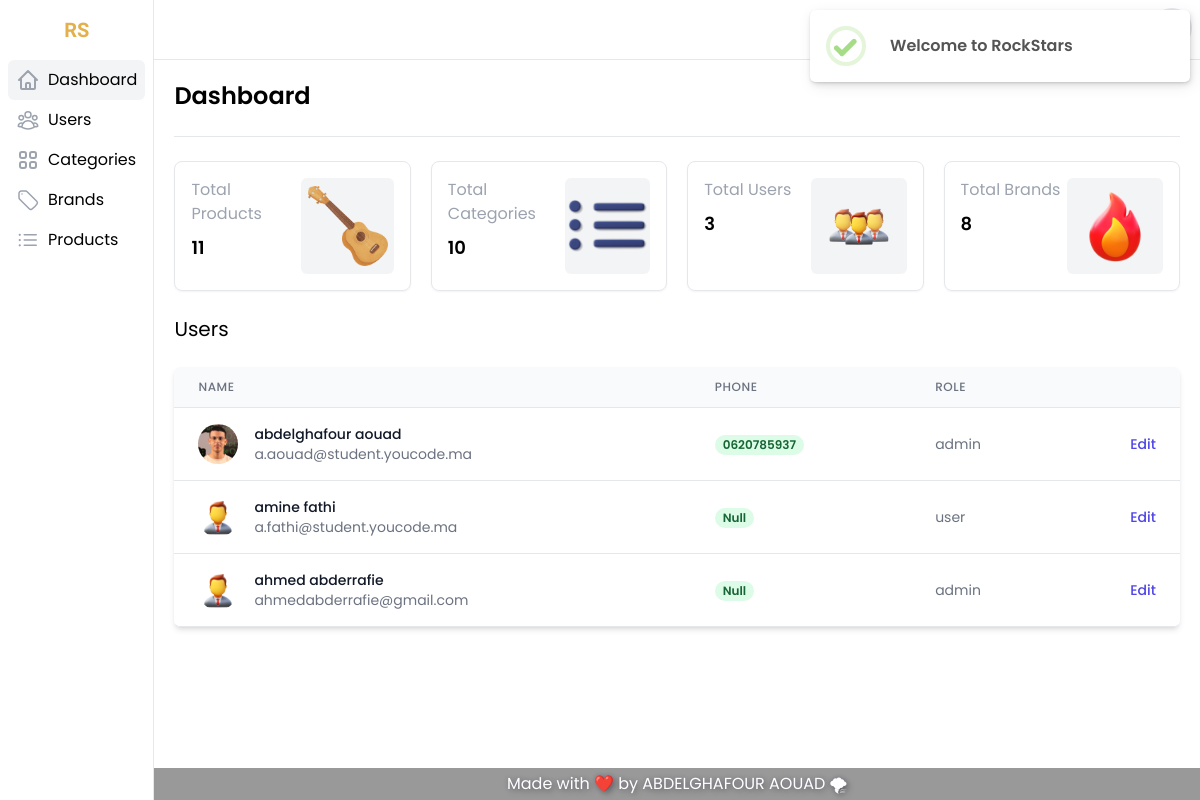
Page /code/dashboard.php (signed in) on the committed database.
### tables this page shows
CREATE TABLE IF NOT EXISTS `users` (
  `id` int NOT NULL AUTO_INCREMENT,
  `first_name` varchar(255) NOT NULL,
  `last_name` varchar(255) NOT NULL,
  `email` varchar(255) NOT NULL,
  `password` varchar(255) NOT NULL,
  `phone` varchar(20) DEFAULT NULL,
  `role_id` int NOT NULL DEFAULT '1',
  `created_at` timestamp NOT NULL DEFAULT CURRENT_TIMESTAMP,
  `updated_at` timestamp NOT NULL DEFAULT CURRENT_TIMESTAMP,
  `updated_by` int DEFAULT NULL,
  `picture` text,
  PRIMARY KEY (`id`)
);

CREATE TABLE IF NOT EXISTS `roles` (
  `id` int NOT NULL AUTO_INCREMENT,
  `name` varchar(20) NOT NULL,
  `description` text NOT NULL,
  PRIMARY KEY (`id`)
);

### code/scripts.php (called while the page is built, shortened)
<?php
include_once 'connection.php';
function getAllUsers()
{
      global $conn;
      $sql = "SELECT users.id, users.first_name, users.last_name, users.email, users.picture , users.phone,
      roles.name as role FROM users inner join roles on roles.id=users.role_id";
      $res = mysqli_query($conn, $sql);
      return $res;
}
function countProducts()
{
      global $conn;
      $sql = "SELECT count(id) FROM products ";
      $res = mysqli_fetch_assoc(mysqli_query($conn, $sql))['count(id)'];
      return $res;
}
function countBrands()
{
      global $conn;
      $sql = "SELECT count(id) FROM brands ";
      $res = mysqli_fetch_assoc(mysqli_query($conn, $sql))['count(id)'];
      return $res;
}
function countCategories()
{
      global $conn;
      $sql = "SELECT count(id) FROM categories ";
      $res = mysqli_fetch_assoc(mysqli_query($conn, $sql))['count(id)'];
      return $res;
}
function countUsers()
{
      global $conn;
      $sql = "SELECT count(id) FROM users ";
      $res = mysqli_fetch_assoc(mysqli_query($conn, $sql))['count(id)'];
      return $res;
}

### code/dashboard.php (the view, shortened to what this page needs)
<?php
require_once 'scripts.php';
$users = getAllUsers();
$countProducts = countProducts();
$countUsers = countUsers();
$countCategories = countCategories();
$countBrands = countBrands();
?>
<!DOCTYPE html>
<html lang="en">
<head>
  <link rel="stylesheet" href="assets/css/main.css" />
</head>
<body class="font-Poppins">
  <div class="flex h-screen overflow-y-hidden bg-white">
    <aside class="inset-y-0 z-10 flex flex-col flex-shrink-0 w-fit max-h-screen overflow-hidden transition-all transform bg-white border-r shadow-lg lg:z-auto lg:static lg:shadow-none">
      <div class="flex items-center justify-center flex-shrink-0 p-2">
        <a href="index.php" class="pt-2">
          <div class="font-RockStars font-semibold text-sm ms:text-xl md:text-xl">
            <span class="text-gold">RS</span>
          </div>
        </a>
      </div>
      <nav class="flex-1 overflow-hidden hover:overflow-y-auto">
        <ul class="p-2 overflow-hidden">
          <li>
            <a href="dashboard.php" class="flex justify-start items-center p-2 space-x-2 rounded-md bg-gray-100">
              <span>
              </span>
              <span class="hidden md:block">Dashboard</span>
            </a>
          </li>
          <li>
            <a href="users.php" class="flex justify-start items-center p-2 space-x-2 rounded-md hover:bg-gray-100">
              <span>
              </span>
              <span class="hidden md:block">Users</span>
            </a>
          </li>
          <li>
            <a href="categories.php" class="flex justify-start items-center p-2 space-x-2 rounded-md hover:bg-gray-100">
              <span>
              </span>
              <span class="hidden md:block">Categories</span>
            </a>
          </li>
          <li>
            <a href="brands.php" class="flex justify-start items-center p-2 space-x-2 rounded-md hover:bg-gray-100">
              <span>
              </span>
              <span class="hidden md:block">Brands</span>
            </a>
          </li>
          <li>
            <a href="products.php" class="flex justify-start items-center p-2 space-x-2 rounded-md hover:bg-gray-100">
              <span>
              </span>
              <span class="hidden md:block">Products</span>
            </a>
          </li>
        </ul>
      </nav>
    </aside>
    <div class="flex flex-col flex-1 h-full overflow-hidden">
      <?php include 'include/header-dashboard.php'; ?>
      <main class="flex-1 max-h-full p-5 overflow-hidden overflow-y-scroll">
        <div class="flex flex-col items-start justify-between pb-6 space-y-4 border-b lg:items-center lg:space-y-0 lg:flex-row">
          <h1 class="text-2xl font-semibold whitespace-nowrap">Dashboard</h1>
        </div>
        <div class="grid grid-cols-1 gap-5 mt-6 sm:grid-cols-2 lg:grid-cols-4">
          <div class="p-4 transition-shadow border rounded-lg shadow-sm hover:shadow-lg">
            <div class="flex items-start justify-between">
              <div class="flex flex-col space-y-2">
                <span class="text-gray-400">Total Products</span>
                <span class="text-lg font-semibold"><?= $countProducts ?></span>
              </div>
              <div class="h-24 w-24 flex justify-center bg-gray-100 rounded-md">
                <img class="w-20 my-auto" src="assets/img/product.png" alt="">
              </div>
            </div>
          </div>
          <div class="p-4 transition-shadow border rounded-lg shadow-sm hover:shadow-lg">
            <div class="flex items-start justify-between">
              <div class="flex flex-col space-y-2">
                <span class="text-gray-400">Total Categories</span>
                <span class="text-lg font-semibold"><?= $countCategories ?></span>
              </div>
              <div class="h-24 w-24 flex justify-center bg-gray-100 rounded-md">
                <img class="w-20 my-auto" src="assets/img/categories.png" alt="">
              </div>
            </div>
          </div>
          <div class="p-4 transition-shadow border rounded-lg shadow-sm hover:shadow-lg">
            <div class="flex items-start justify-between">
              <div class="flex flex-col space-y-2">
                <span class="text-gray-400">Total Users</span>
                <span class="text-lg font-semibold"><?= $countUsers ?></span>
              </div>
              <div class="h-24 w-24 flex justify-center bg-gray-100 rounded-md">
                <img class="w-20 my-auto" src="assets/img/users.png" alt="">
              </div>
            </div>
          </div>
          <div class="p-4 transition-shadow border rounded-lg shadow-sm hover:shadow-lg">
            <div class="flex items-start justify-between">
              <div class="flex flex-col space-y-2">
                <span class="text-gray-400">Total Brands</span>
                <span class="text-lg font-semibold"><?= $countBrands ?></span>
              </div>
              <div class="h-24 w-24 flex justify-center bg-gray-100 rounded-md">
                <img class="w-20 my-auto" src="assets/img/brands.png" alt="">
              </div>
            </div>
          </div>
        </div>
        <h3 class="mt-6 text-xl">Users</h3>
        <div class="flex flex-col mt-6">
          <div class="-my-2 overflow-x-auto sm:-mx-6 lg:-mx-8">
            <div class="inline-block min-w-full py-2 align-middle sm:px-6 lg:px-8">
              <div class="overflow-hidden border-b border-gray-200 rounded-md shadow-md">
                <table class="min-w-full overflow-x-scroll divide-y divide-gray-200">
                  <thead class="bg-gray-50">
                    <tr>
                      <th scope="col" class="px-6 py-3 text-xs font-medium tracking-wider text-left text-gray-500 uppercase">Name</th>
                      <th scope="col" class="px-6 py-3 text-xs font-medium tracking-wider text-left text-gray-500 uppercase">Phone</th>
                      <th scope="col" class="px-6 py-3 text-xs font-medium tracking-wider text-left text-gray-500 uppercase">Role</th>
                      <th scope="col" class="relative px-6 py-3">
                      </th>
                    </tr>
                  </thead>
                  <tbody class="bg-white divide-y divide-gray-200">
                    <?php
                    foreach ($users as $user) {
                    ?>
                      <tr class="transition-all hover:bg-gray-100 hover:shadow-lg">
                        <td class="px-6 py-4 whitespace-nowrap">
                          <div class="flex items-center">
                            <div class="flex-shrink-0 w-10 h-10">
                              <img class="w-10 h-10 rounded-full" src="assets/img/users/<?= ($user['picture']) ?  $user['picture'] :  'avatar.png' ?>" alt="<?= $user['first_name'] . '_' . $user['last_name'] ?>" />
                            </div>
                            <div class="ml-4">
                              <div class="text-sm font-medium text-gray-900"><?= $user['first_name'] . ' ' . $user['last_name'] ?></div>
                              <div class="text-sm text-gray-500"><?= $user['email'] ?></div>
                            </div>
                          </div>
                        </td>
                        <td class="px-6 py-4 whitespace-nowrap">
                          <span class="inline-flex px-2 text-xs font-semibold leading-5 text-green-800 bg-green-100 rounded-full"> <?= ($user['phone']) ?  $user['phone'] :  'Null' ?> </span>
                        </td>
                        <td class="px-6 py-4 text-sm text-gray-500 whitespace-nowrap"><?= $user['role'] ?></td>
                        <td class="px-6 py-4 text-sm font-medium text-right whitespace-nowrap">
                          <a href="edit.php?id_user=<?= $user['id'] ?>" class="text-indigo-600 hover:text-indigo-900">Edit</a>
                        </td>
                      </tr>
                    <?php
                    }
                    ?>
                  </tbody>
                </table>
              </div>
            </div>
          </div>
        </div>
      </main>
      <footer class="py-1 bg-transparentBlack">
        <div class="container mx-auto">
          <p class="text-shadow-lg text-xs md:text-base text-center text-white">Made with ❤️ by ABDELGHAFOUR AOUAD 🌪</p>
        </div>
      </footer>
    </div>
  </div>
</body>
</html>

### rows in the picture
users: picture+first_name+last_name (picture), first_name "abdelghafour", last_name "aouad", email "a.aouad@student.youcode.ma", phone "0620785937", role.name "admin"
users: first_name "amine", last_name "fathi", email "a.fathi@student.youcode.ma", phone "Null", role.name "user"
users: first_name "ahmed", last_name "abderrafie", email "ahmedabderrafie@gmail.com", phone "Null", role.name "admin"

### other values in the picture
$countProducts "11"
$countCategories "10"
$countUsers "3"
$countBrands "8"
